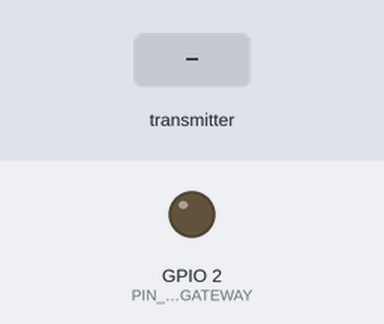
Simulated run of this sketch. Board: ESP32. On the bench: output pins drawn as LEDs (lit = HIGH). Dashed ring = blinking. The test bench sets the inputs (shaded band). WiFi joins after 1.5 s; servers stay silent unless stated; uploads are accepted with an empty reply; what the sketch prints to the serial monitor is not drawn.

Above: at 3.7 s.
3.8 s: the transmitter starts sending no_id = 0
At 3.93 s:
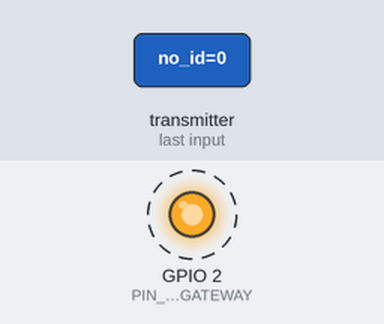
Timing chart, 0 to 12.8 s (numbered marks = the images above; inputs shaded):
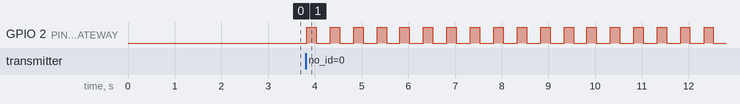

Measured:
- after the input at 3.8 s, GPIO 2 (PIN_LED_GATEWAY): alternates HIGH for 0.20 s and LOW for 0.30 s, starting at once

The sketch:

esp32_phytosense_gateway.ino
```cpp
/**
 * ============================================================================
 * Tekó Biotech — Firmware ESP32 Gateway da Ninhura (Mesh ESP-NOW -> HTTP POST)
 * Hackathon das Engenharias UERGS 2026 — Desafio 02: Água e Drenagem Rural
 * ============================================================================
 *
 * ARQUITETURA GERAL DA NINHURA:
 *
 *   [Nó Sentinela 1 (ESP32)] ---\
 *   [Nó Sentinela 2 (ESP32)] ----+--> (ESP-NOW 2.4GHz) --> [ESP32 Gateway]
 *   [Nó Sentinela 3 (ESP32)] ---/                                  |
 *                                                    (Wi-Fi / 4G + HTTP POST)
 *                                                                  v
 *                                                         [Backend FastAPI]
 *                                                                  |
 *                                                    +-------------+-------------+
 *                                                    |                           |
 *                                             [Dashboard Web]             [Telegram Bot]
 *
 * DECISÃO DE ENGENHARIA CRÍTICA:
 * Por que os Nós ESP32 NÃO se comunicam diretamente com o Telegram?
 * 1. Economia de Bateria dos Nós de Campo: Conexões TLS/HTTPS com a API do Telegram
 *    exigem handshake criptográfico pesado e mantêm o rádio ligado por 3 a 5 segundos.
 *    Com ESP-NOW, o pacote é transmitido em apenas 4 milissegundos e o nó volta
 *    imediatamente para Deep Sleep (10 µA), permitindo anos de autonomia ou alimentação
 *    por Célula de Combustível Microbiana P-MFC.
 * 2. Ponto Único de Conexão à Internet: Em propriedades rurais do RS, o sinal de celular/Wi-Fi
 *    só costuma alcançar a sede da fazenda ou galpão. O Gateway fica na sede com internet,
 *    enquanto os nós comunicam a centenas de metros via rádio ESP-NOW de alta penetração.
 * 3. Desacoplamento e Segurança: As regras de negócio agronômicas da Embrapa e o token
 *    secreto do Bot do Telegram residem exclusivamente no servidor FastAPI.
 * ============================================================================
 */

#include <WiFi.h>
#include <esp_now.h>
#include <HTTPClient.h>

// ============================================================================
// CONFIGURAÇÕES DE REDE WI-FI DO GATEWAY (DUPLO FALLBACK)
// ============================================================================
const char* WIFI_SSID_1 = "PhytoSense_Hotspot";  // Roteador 4G do Celular (Apresentação)
const char* WIFI_PASS_1 = "rural123456";

const char* WIFI_SSID_2 = "UERGS_HACKATON";      // Wi-Fi Local do Evento / Bancada
const char* WIFI_PASS_2 = "hackathon2026";

// URL do Backend FastAPI para Ingestão do Gateway
// (Altere para o IP local do seu computador onde roda o backend FastAPI)
const char* BACKEND_GATEWAY_URL = "http://192.168.1.150:8000/api/telemetria/gateway";

// Identificador do Gateway
const char* GATEWAY_ID = "esp32_gateway";

#define PIN_LED_GATEWAY 2   // LED onboard indicador de atividade

// Estrutura de dados transmitida pelos Nós de Campo via ESP-NOW
typedef struct struct_mensagem_ninhura {
    char no_id[16];        // ex: "esp32_no_01", "esp32_no_02", "esp32_no_03"
    char id_perfil[32];   // ex: "olericultura_alface_argissolo"
    int leitura_adc;      // 0 a 4095
    float tensao_kpa;     // Tensão matricial calculada (ou 0 se o nó delegar ao servidor)
    float temp_c;         // Temperatura em °C
    int bateria_mv;       // Tensão da bateria em mV (ex: 3300)
} struct_mensagem_ninhura;

struct_mensagem_ninhura dadosRecebidos;
volatile bool novoPacoteRecebido = false;
int contadorPacotesRoteados = 0;

// ============================================================================
// CALLBACK DO ESP-NOW AO RECEBER PACOTE DE UM NÓ SENTINELA
// ============================================================================
void OnDataRecv(const uint8_t * mac_addr, const uint8_t *incomingData, int len) {
    if (len == sizeof(struct_mensagem_ninhura)) {
        memcpy(&dadosRecebidos, incomingData, sizeof(struct_mensagem_ninhura));
        novoPacoteRecebido = true;

        char macStr[18];
        snprintf(macStr, sizeof(macStr), "%02X:%02X:%02X:%02X:%02X:%02X",
                 mac_addr[0], mac_addr[1], mac_addr[2], mac_addr[3], mac_addr[4], mac_addr[5]);

        Serial.printf("\n[ESP-NOW] Pacote recebido de %s | Nó: %s | ADC: %d\n",
                      macStr, dadosRecebidos.no_id, dadosRecebidos.leitura_adc);
    } else {
        Serial.printf("[ESP-NOW] Tamanho de pacote incompativel: %d bytes\n", len);
    }
}

// ============================================================================
// CONEXÃO COM A REDE WI-FI
// ============================================================================
void conectarWiFi() {
    Serial.println("\n[Wi-Fi] Conectando Gateway a Internet...");
    WiFi.mode(WIFI_AP_STA); // AP_STA permite que o ESP-NOW funcione junto com o Wi-Fi

    WiFi.begin(WIFI_SSID_1, WIFI_PASS_1);
    int tentativas = 0;
    while (WiFi.status() != WL_CONNECTED && tentativas < 12) {
        delay(500);
        Serial.print(".");
        tentativas++;
    }

    if (WiFi.status() != WL_CONNECTED) {
        Serial.printf("\n[Wi-Fi] Falha na Rede 1. Tentando Rede 2 (%s)...\n", WIFI_SSID_2);
        WiFi.begin(WIFI_SSID_2, WIFI_PASS_2);
        tentativas = 0;
        while (WiFi.status() != WL_CONNECTED && tentativas < 12) {
            delay(500);
            Serial.print(".");
            tentativas++;
        }
    }

    if (WiFi.status() == WL_CONNECTED) {
        Serial.printf("\n[Wi-Fi] Conectado com sucesso! IP do Gateway: %s\n", WiFi.localIP().toString().c_str());
    } else {
        Serial.println("\n[Wi-Fi] ALERTA: Modo offline. O Gateway armazenara leituras no buffer.");
    }
}

// ============================================================================
// ENCAMINHAMENTO HTTP POST PARA O BACKEND FASTAPI
// ============================================================================
bool encaminharParaBackend(const struct_mensagem_ninhura &dados) {
    if (WiFi.status() != WL_CONNECTED) {
        Serial.println("[HTTP] Sem conexao Wi-Fi para encaminhamento.");
        return false;
    }

    HTTPClient http;
    http.begin(BACKEND_GATEWAY_URL);
    http.addHeader("Content-Type", "application/json");

    // Monta o payload JSON estruturado
    String jsonPayload = "{";
    jsonPayload += "\"gateway_id\":\"" + String(GATEWAY_ID) + "\",";
    jsonPayload += "\"no_id\":\"" + String(dados.no_id) + "\",";
    jsonPayload += "\"id_perfil\":\"" + String(dados.id_perfil) + "\",";
    jsonPayload += "\"leitura_adc\":" + String(dados.leitura_adc) + ",";
    jsonPayload += "\"temp_c\":" + String(dados.temp_c, 1) + ",";
    jsonPayload += "\"bateria_mv\":" + String(dados.bateria_mv) + ",";
    jsonPayload += "\"rssi_espnow\":" + String(WiFi.RSSI());
    jsonPayload += "}";

    digitalWrite(PIN_LED_GATEWAY, HIGH);
    int httpResponseCode = http.POST(jsonPayload);
    digitalWrite(PIN_LED_GATEWAY, LOW);

    if (httpResponseCode == 201 || httpResponseCode == 200) {
        contadorPacotesRoteados++;
        Serial.printf("[HTTP] Sucesso (%d)! Pacote #%d encaminhado ao FastAPI.\n",
                      httpResponseCode, contadorPacotesRoteados);
        http.end();
        return true;
    } else {
        Serial.printf("[HTTP] Erro %d no encaminhamento ao servidor.\n", httpResponseCode);
        http.end();
        return false;
    }
}

// ============================================================================
// SETUP
// ============================================================================
void setup() {
    Serial.begin(115200);
    delay(1000);
    pinMode(PIN_LED_GATEWAY, OUTPUT);
    digitalWrite(PIN_LED_GATEWAY, LOW);

    Serial.println("==================================================");
    Serial.println("   Tekó Biotech — ESP32 Gateway da Ninhura");
    Serial.println("   Hackathon das Engenharias UERGS 2026");
    Serial.println("==================================================");

    // Inicializa Wi-Fi
    conectarWiFi();

    // Inicializa protocolo ESP-NOW
    if (esp_now_init() != ESP_OK) {
        Serial.println("[ESP-NOW] ERRO CRITICO ao inicializar ESP-NOW!");
        return;
    }

    esp_now_register_recv_cb(OnDataRecv);
    Serial.println("[ESP-NOW] Gateway pronto para escutar Nós Sentinelas.");
}

// ============================================================================
// LOOP PRINCIPAL
// ============================================================================
void loop() {
    // Reconecta Wi-Fi silenciosamente se cair
    if (WiFi.status() != WL_CONNECTED) {
        static unsigned long ultimoReconectar = 0;
        if (millis() - ultimoReconectar > 15000) {
            ultimoReconectar = millis();
            conectarWiFi();
        }
    }

    // Processa pacotes da fila ESP-NOW
    if (novoPacoteRecebido) {
        novoPacoteRecebido = false;
        encaminharParaBackend(dadosRecebidos);
    }

    delay(20);
}
```
